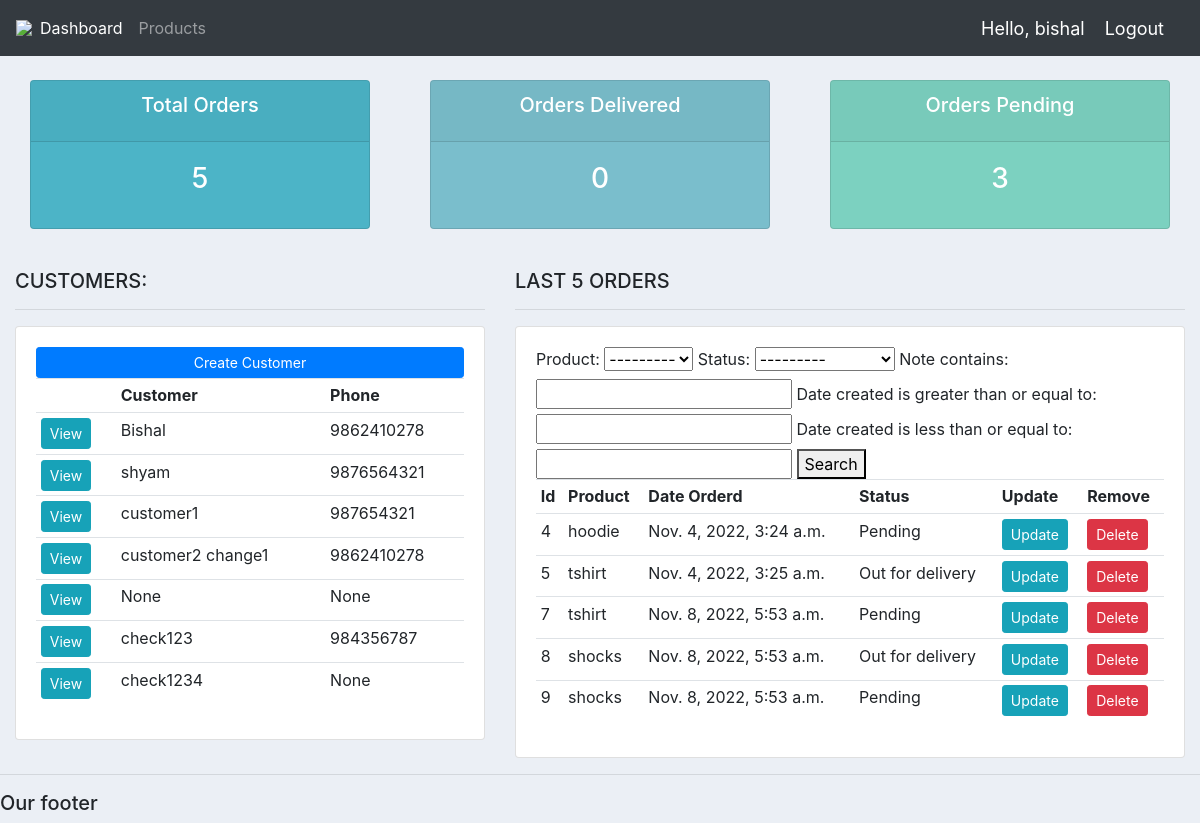
The page /dashboard/ (signed in) on the database its author committed.
### polls/models.py (models this page shows, shortened)
class Customer(models.Model):
	user = models.OneToOneField(User, null=True, blank=True, on_delete=models.CASCADE)
	name = models.CharField(max_length=200, null=True)
	phone = models.CharField(max_length=200, null=True)
	email = models.CharField(max_length=200, null=True)
	profile_pic = models.ImageField(default="profile1.png", null=True, blank=True)
	date_created = models.DateTimeField(auto_now_add=True, null=True)

class Order(models.Model):
	STATUS = (
			('Pending', 'Pending'),
			('Out for delivery', 'Out for delivery'),
			('Delivered', 'Delivered'),
			)
	customer = models.ForeignKey(Customer, null=True, on_delete= models.SET_NULL)
	product = models.ForeignKey(Product, null=True, on_delete= models.SET_NULL)
	date_created = models.DateTimeField(auto_now_add=True, null=True)
	status = models.CharField(max_length=200, null=True, choices=STATUS)
	note = models.CharField(max_length=1000, null=True)

class Product(models.Model):
	CATEGORY = (
			('Indoor', 'Indoor'),
			('Out Door', 'Out Door'),
			)
	name = models.CharField(max_length=200, null=True)
	price = models.FloatField(null=True)
	category = models.CharField(max_length=200, null=True, choices=CATEGORY)
	description = models.CharField(max_length=200, null=True, blank=True)
	date_created = models.DateTimeField(auto_now_add=True, null=True)
	tags = models.ManyToManyField(Tag)
	def __str__(self):
		return self.name

### polls/decorators.py (the view)
	def wrapper_function(request, *args, **kwargs):
		group = None
		if request.user.groups.exists():
			group = request.user.groups.all()[0].name
		if group == 'customer':
			return redirect('user-page')
		if group == 'admin':
			return view_func(request, *args, **kwargs)

### polls/views.py (called while the page is built)
@login_required(login_url="login")
@admin_only
def dashboard(request):
    orders=Order.objects.all()
    o_count=orders.count()
    customer=Customer.objects.all()
    orders_delivered=orders.filter(status="Delivered").count()
    orders_pending=orders.filter(status="Pending").count()
    myfilter=OrderFilter(request.GET,queryset=orders)
    orders=myfilter.qs
    context={
        'o_count':o_count,
        'myfilter':myfilter,
       'orders':orders,
       'customer':customer,
       'orders_delivered':orders_delivered,
       'orders_pending':orders_pending
    }
    return render(request,'dashboard.html',context)

### polls/templates/dashboard.html
{%  extends 'main.html' %}
{% block content %}
{%  include 'status.html' %}
<br>
<div class="row">
	<div class="col-md-5">
		<h5>CUSTOMERS:</h5>
		<hr>
		<div class="card card-body">
			<a class="btn btn-primary  btn-sm btn-block" href="">Create Customer</a>
			<table class="table table-sm">
				<tr>
					<th></th>
					<th>Customer</th>
					<th>Phone</th>
				</tr>
				{% for c in customer %}
					<tr>
						<td><a class="btn btn-sm btn-info" href="{% url 'customer_pages' c.id %}">View</a></td>
						<td>{{c.name}}</td>
						<td>{{c.phone}}</td>
					</tr>
				{% endfor %}
			</table>
		</div>
	</div>
	<div class="col-md-7">
		<h5>LAST 5 ORDERS</h5>
		<hr>
		<div class="card card-body">
			<div>
				<form method="GET">
					{{myfilter.form}}
					<button type="Submit" >Search</button>
				</form>
			</div>
			<table class="table table-sm">
				<tr>
                    <th>Id</th>
					<th>Product</th>
					<th>Date Orderd</th>
					<th>Status</th>
					<th>Update</th>
					<th>Remove</th>
				</tr>
                     {% for o in orders %}
					<tr>
                        <td>{{o.id}}</td>
						<td>{{o.product.name}}</td>
						<td>{{o.date_created}}</td>
						<td>{{o.status}}</td>
						<td><a class="btn btn-sm btn-info" href="{% url 'update_order' o.id %}">Update</a></td>
						<td><a class="btn btn-sm btn-danger" href="{% url 'delete_item' o.id %}">Delete</a></td>
					</tr>
                    {% endfor %}
			</table>
		</div>
	</div>
</div>
{% endblock %}

### polls/templates/main.html (shortened to what this page needs)
{% load static %}
<!DOCTYPE html>
<html>
<head>
	<link rel="stylesheet" href="https://stackpath.bootstrapcdn.com/bootstrap/4.3.1/css/bootstrap.min.css">
	<link rel="stylesheet" type="text/css" href="{% static '/css/main.css' %}">
</head>
<body>
	{%  include 'navbar.html' %}
	<div class="container-fluid">
	{% block content %}
	{% endblock %}
    </div>
	<hr>
	<h5>Our footer</h5>
</body>
</html>

### polls/templates/navbar.html (shortened to what this page needs)
{% load static %}
<nav class="navbar navbar-expand-lg navbar-dark bg-dark">
 <img src="{% static 'images/logo.png' %}">
  <div class="collapse navbar-collapse" id="navbarNav">
    <ul class="navbar-nav">
      {% if request.user.is_staff %}
      <li class="nav-item active">
        <a class="nav-link" href="{% url 'dashboard' %}">Dashboard</a>
      </li>
      <li class="nav-item">
        <a class="nav-link" href="">Products</a>
      </li>
      {% else %}
       <li class="nav-item">
        <a class="nav-link" href="{% url 'settings'  %}">Settings</a>
      </li>
      {% endif %}
    </ul>
  </div>
  <span class="hello-msg">Hello, {{request.user.username}}</span>
  <span ><a  class="hello-msg" href="{% url 'logout' %}">Logout</a></span>
</nav>

### polls/templates/status.html
<br>
<div class="row">
	<div class="col">
		<div class="col-md">
			<div class="card text-center text-white  mb-3" id="total-orders">
			  	<div class="card-header">
			  		<h5 class="card-title">Total Orders</h5>
			  	</div>
			  	<div class="card-body">
			    	<h3 class="card-title">{{o_count}}</h3>
			  	</div>
			</div>
		</div>
	</div>
	<div class="col">
		<div class="col-md">
			<div class="card text-center text-white  mb-3" id="orders-delivered">
			  	<div class="card-header">
			  		<h5 class="card-title">Orders Delivered</h5>
			  	</div>
			  	<div class="card-body">
			    	<h3 class="card-title">{{orders_delivered}}</h3>
			  	</div>
			</div>
		</div>
	</div>
	<div class="col">
		<div class="col-md">
			<div class="card text-center text-white  mb-3" id="orders-pending">
			  	<div class="card-header">
			  		<h5 class="card-title">Orders Pending</h5>
			  	</div>
			  	<div class="card-body">
			    	<h3 class="card-title">{{orders_pending}}</h3>
			  	</div>
			</div>
		</div>
	</div>
</div>

### static/css/main.css (style rules this page uses)
body { background-color: #ebeff5; }
#total-orders { background-color: #4cb4c7; }
#orders-delivered { background-color: #7abecc; }
#orders-pending { background-color: #7CD1C0; }

### polls/templates/navbar.html (style rules this page uses)
.hello-msg { font-size: 18px; color: #fff; margin-right: 20px; }

### rows shown on the page
Customer: name "Bishal", phone "9862410278"
Customer: name "shyam", phone "9876564321"
Customer: name "customer1", phone "987654321"
Customer: name "customer2 change1", phone "9862410278"
Customer: name "None", phone "None"
Customer: name "check123", phone "984356787"
Customer: name "check1234", phone "None"
Order: id "4", product.name "hoodie", date_created "Nov. 4, 2022, 3:24 a.m.", status "Pending"
Order: id "5", product.name "tshirt", date_created "Nov. 4, 2022, 3:25 a.m.", status "Out for delivery"
Order: id "7", product.name "tshirt", date_created "Nov. 8, 2022, 5:53 a.m.", status "Pending"
Order: id "8", product.name "shocks", date_created "Nov. 8, 2022, 5:53 a.m.", status "Out for delivery"
Order: id "9", product.name "shocks", date_created "Nov. 8, 2022, 5:53 a.m.", status "Pending"

### other values the page prints
{{ request.user.username }} "bishal"
{{ o_count }} "5"
{{ orders_delivered }} "0"
{{ orders_pending }} "3"
